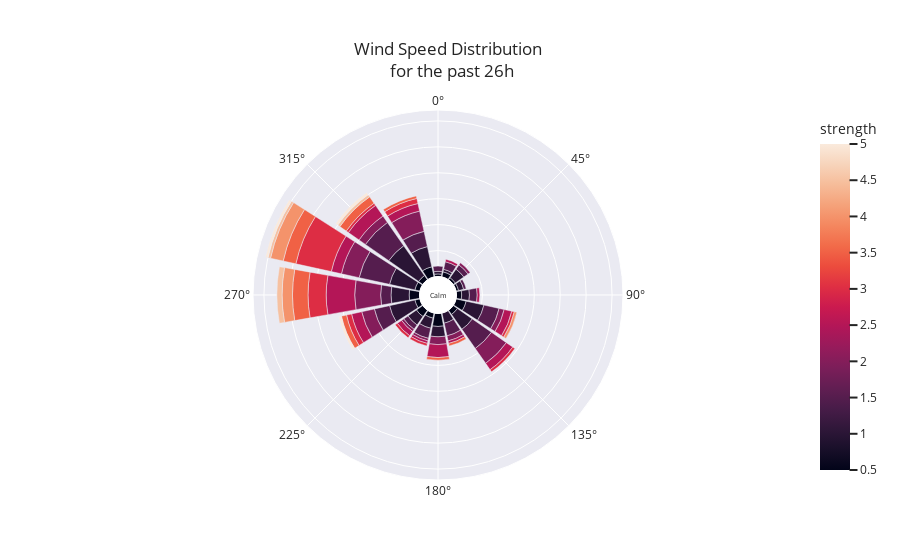

The code cell stored with this chart in its notebook:
### Code cell
# plot wind at 3m pole inlet
plot_wind_rose(df,6)

### Figure 1 — Plotly figure (JSON) as saved in the notebook; plotly's stock layout.template omitted (floating-point values rounded to 4 significant figures)
{"data": [{"hovertemplate": "count=%{r}<br>cardinal_direction=%{theta}<br>strength=%{marker.color}<extra></extra>", "legendgroup": "", "marker": {"color": [0.5, 0.5, 0.5, 0.5, 0.5, 0.5, 0.5, 0.5, 0.5, 0.5, 0.5, 0.5, 0.5, 0.5, 0.5, 1, 1, 1, 1, 1, 1, 1, 1, 1, 1, 1, 1, 1, 1, 1, 1, 1.5, 1.5, 1.5, 1.5, 1.5, 1.5, 1.5, 1.5, 1.5, 1.5, 1.5, 1.5, 1.5, 1.5, 1.5, 2, 2, 2, 2, 2, 2, 2, 2, 2, 2, 2, 2, 2.5, 2.5, 2.5, 2.5, 2.5, 2.5, 2.5, 2.5, 2.5, 2.5, 2.5, 2.5, 2.5, 3, 3, 3, 3, 3, 3, 3, 3, 3, 3.5, 3.5, 3.5, 3.5, 3.5, 3.5, 3.5, 4, 4, 4, 4.5, 4.5, 4.5, 5, 5, 5], "coloraxis": "coloraxis", "pattern": {"shape": ""}}, "name": "", "r": [5, 2, 1, 2, 4, 2, 3, 4, 1, 4, 1, 2, 2, 2, 2, 4, 14, 2, 10, 7, 7, 4, 4, 8, 1, 7, 4, 1, 4, 10, 3, 6, 3, 2, 9, 5, 12, 3, 11, 1, 6, 4, 4, 6, 2, 2, 7, 3, 2, 7, 1, 10, 8, 5, 1, 1, 3, 2, 5, 1, 3, 5, 3, 4, 3, 1, 4, 1, 11, 2, 1, 1, 1, 2, 7, 2, 1, 1, 14, 1, 1, 5, 6, 1, 3, 2, 1, 5, 4, 1, 1, 1, 2, 1, 1, 1], "showlegend": false, "subplot": "polar", "theta": [180, 315, 67.5, 247.5, 270, 202.5, 225, 337.5, 0, 112.5, 45, 22.5, 135, 292.5, 90, 180, 315, 67.5, 247.5, 270, 135, 202.5, 225, 337.5, 0, 112.5, 45, 22.5, 157.5, 292.5, 90, 112.5, 22.5, 45, 135, 157.5, 292.5, 90, 315, 67.5, 247.5, 270, 202.5, 337.5, 225, 0, 292.5, 315, 157.5, 135, 202.5, 270, 337.5, 247.5, 225, 45, 180, 112.5, 180, 90, 135, 315, 337.5, 247.5, 112.5, 157.5, 292.5, 202.5, 270, 225, 22.5, 202.5, 135, 337.5, 270, 247.5, 225, 112.5, 292.5, 315, 157.5, 292.5, 270, 180, 315, 247.5, 337.5, 292.5, 270, 112.5, 315, 292.5, 270, 315, 247.5, 292.5], "type": "barpolar"}], "layout": {"annotations": [{"font": {"size": 7}, "showarrow": false, "text": "Calm", "x": 0.5, "y": 0.5}], "barmode": "relative", "coloraxis": {"colorbar": {"title": {"text": "strength"}}, "colorscale": [[0, "rgb(2,4,25)"], [0.0625, "rgb(24,15,41)"], [0.125, "rgb(47,23,57)"], [0.1875, "rgb(71,28,72)"], [0.25, "rgb(97,30,82)"], [0.3125, "rgb(123,30,89)"], [0.375, "rgb(150,27,91)"], [0.4375, "rgb(177,22,88)"], [0.5, "rgb(203,26,79)"], [0.5625, "rgb(223,47,67)"], [0.625, "rgb(236,76,61)"], [0.6875, "rgb(242,107,73)"], [0.75, "rgb(244,135,95)"], [0.8125, "rgb(245,162,122)"], [0.875, "rgb(246,188,153)"], [0.9375, "rgb(247,212,187)"], [1, "rgb(250,234,220)"]]}, "legend": {"font": {"size": 14}, "orientation": "h", "tracegroupgap": 0, "x": 0.5, "xanchor": "center", "y": -0.1, "yanchor": "middle"}, "margin": {"t": 110}, "polar": {"angularaxis": {"direction": "clockwise", "rotation": 90}, "domain": {"x": [0, 1], "y": [0, 1]}, "hole": 0.1, "radialaxis": {"linewidth": 0, "showticklabels": false, "ticks": ""}}, "title": {"text": "Wind Speed Distribution <br> for the past 26h", "xanchor": "center", "yanchor": "top"}}}
